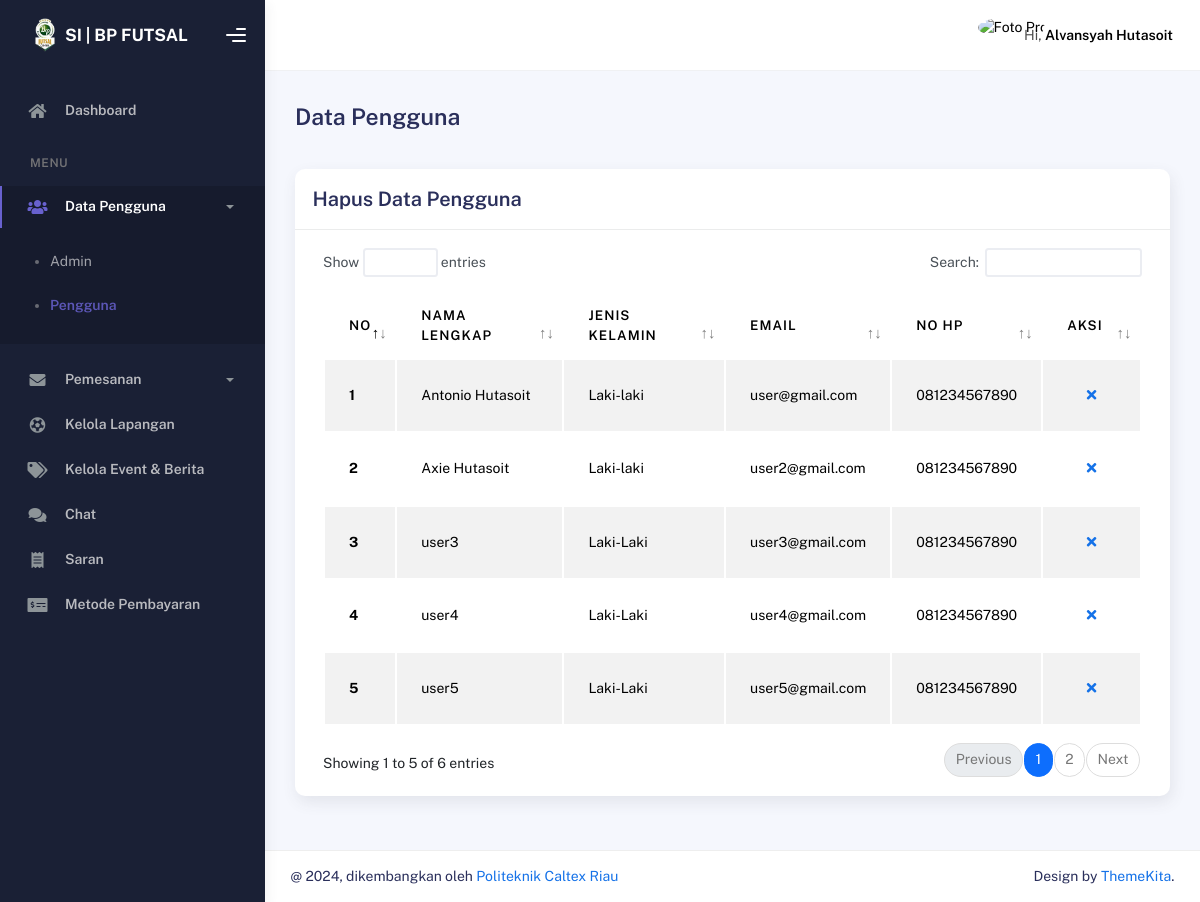
Page /admin/pengguna.php (signed in) on the committed database.
### tables this page shows
CREATE TABLE `user` (
  `id_user` int(11) NOT NULL,
  `email` varchar(50) NOT NULL,
  `password` varchar(32) NOT NULL,
  `no_handphone` varchar(20) NOT NULL,
  `jenis_kelamin` varchar(10) NOT NULL,
  `nama_lengkap` varchar(60) NOT NULL,
  `alamat` text NOT NULL,
  `foto` text NOT NULL
);

### functions.php (called while the page is built, shortened)
<?php
$conn = mysqli_connect("localhost", "root", "", "dbfutsal1");
function query($query)
{
  global $conn;
  $result = mysqli_query($conn, $query);
  $rows = [];
  while ($row = mysqli_fetch_assoc($result)) {
      $rows[] = $row;
  }
  return $rows;
}

### admin/pengguna.php (the view, shortened to what this page needs)
<?php
require "../functions.php";
$pengguna = query("SELECT * FROM user");
?>
<!DOCTYPE html>
<html lang="en">
<head>
    <link rel="stylesheet" href="assets/css/bootstrap.min.css" />
    <link rel="stylesheet" href="assets/css/plugins.min.css" />
    <link rel="stylesheet" href="assets/css/kaiadmin.min.css" />
    <link rel="stylesheet" href="assets/css/demo.css" />
</head>
<body>
    <div class="wrapper">
        <div class="sidebar" data-background-color="dark">
            <div class="sidebar-logo">
                <div class="logo-header" data-background-color="dark">
                    <a href="beranda.php" class="logo" style="color: #ffffff; font-weight:bold;">
                        <img src="../img/logo-bpfutsalcenter.png" alt="navbar brand" class="navbar-brand"
                            height="40" />
                        SI | BP FUTSAL
                    </a>
                    <div class="nav-toggle">
                        <button class="btn btn-toggle toggle-sidebar">
                            <i class="gg-menu-right"></i>
                        </button>
                    </div>
                </div>
            </div>
            <div class="sidebar-wrapper scrollbar scrollbar-inner">
                <div class="sidebar-content">
                    <ul class="nav nav-secondary">
                        <li class="nav-item">
                            <a href="beranda.php" class="collapsed" aria-expanded="false">
                                <i class="fas fa-home"></i>
                                <p>Dashboard</p>
                            </a>
                        </li>
                        <li class="nav-section">
                            <h4 class="text-section">MENU</h4>
                        </li>
                        <li class="nav-item active submenu">
                            <a data-bs-toggle="collapse" href="#pengguna">
                                <i class="fas fa-users"></i>
                                <p>Data Pengguna</p>
                                <span class="caret"></span>
                            </a>
                            <div class="collapse show" id="pengguna">
                                <ul class="nav nav-collapse">
                                    <li>
                                        <a href="admin.php">
                                            <span class="sub-item">Admin</span>
                                        </a>
                                    </li>
                                    <li class="active">
                                        <a href="pengguna.php">
                                            <span class="sub-item">Pengguna</span>
                                        </a>
                                    </li>
                                </ul>
                            </div>
                        </li>
                        <li class="nav-item">
                            <a data-bs-toggle="collapse" href="#pesan">
                                <i class="fas fa-envelope"></i>
                                <p>Pemesanan</p>
                                <span class="caret"></span>
                            </a>
                        </li>
                        <li class="nav-item">
                            <a href="lapangan.php">
                                <i class="fas fa-futbol"></i>
                                <p>Kelola Lapangan</p>
                            </a>
                        </li>
                        <li class="nav-item">
                            <a href="event.php">
                                <i class="fas fa-tags"></i>
                                <p>Kelola Event & Berita</p>
                            </a>
                        </li>
                        <li class="nav-item">
                            <a href="chat.php">
                                <i class="fas fa-comments"></i>
                                <p>Chat</p>
                            </a>
                        </li>
                        <li class="nav-item">
                            <a href="saran.php">
                                <i class="fas fa-receipt"></i>
                                <p>Saran</p>
                            </a>
                        </li>
                        <li class="nav-item">
                            <a href="metode.php">
                                <i class="fas fa-money-check-alt"></i>
                                <p>Metode Pembayaran</p>
                            </a>
                        </li>
                    </ul>
                </div>
            </div>
        </div>
        <div class="main-panel">
            <div class="main-header">
                <nav class="navbar navbar-header navbar-header-transparent navbar-expand-lg border-bottom">
                    <div class="container-fluid">
                        <ul class="navbar-nav topbar-nav ms-md-auto align-items-center">
                            <li class="nav-item topbar-user dropdown hidden-caret">
                                <a class="dropdown-toggle profile-pic" data-bs-toggle="dropdown" href="#"
                                    aria-expanded="false">
                                    <div class="avatar-sm">
                                        <img src="../img/<?= $_SESSION['foto']; ?>" alt="Foto Profil"
                                            class="avatar-img rounded-circle" />
                                    </div>
                                    <span class="profile-username">
                                        <span class="op-7">Hi,</span>
                                        <span class="fw-bold"><?= $_SESSION["nama"]; ?></span>
                                    </span>
                                </a>
                            </li>
                        </ul>
                    </div>
                </nav>
            </div>
            <div class="container">
                <div class="page-inner">
                    <div class="d-flex align-items-left align-items-md-center flex-column flex-md-row pt-2 pb-4">
                        <div>
                            <h3 class="fw-bold mb-3">Data Pengguna</h3>
                        </div>
                    </div>
                    <div class="row">
                        <div class="col-md-12">
                            <div class="card">
                                <div class="card-header">
                                    <div class="d-flex align-items-center">
                                        <h4 class="card-title">Hapus Data Pengguna</h4>
                                    </div>
                                </div>
                                <div class="card-body">
                                    <div class="table-responsive">
                                        <table id="add-row" class="display table table-striped table-hover">
                                            <thead>
                                                <tr>
                                                    <th>No</th>
                                                    <th>Nama Lengkap</th>
                                                    <th>Jenis Kelamin</th>
                                                    <th>Email</th>
                                                    <th>No Hp</th>
                                                    <th style="width: 10%">Aksi</th>
                                                </tr>
                                            </thead>
                                            <tbody>
                                                    <?php $i = 1; ?>
                                                    <?php foreach ($pengguna as $row) : ?>
                                                        <tr>
                                                        <th><?= $i++; ?></th>
                                                        <td><?= $row["nama_lengkap"]; ?></td>
                                                        <td><?= $row["jenis_kelamin"]; ?></td>
                                                        <td><?= $row["email"]; ?></td>
                                                        <td><?= $row["no_handphone"]; ?></td>
                                                        <td>
                                                            <div class="form-button-action">
                                                                <button type="button" title=""
                                                                    class="btn btn-link btn-danger">
                                                                    <a
                                                                        href="./controller/hapusPengguna.php?id=<?= $row["id_user"]; ?>"><i
                                                                            class="fa fa-times"></i></a>
                                                                </button>
                                                            </div>
                                                        </td>
                                                    </tr>
                                                <?php endforeach; ?>
                                            </tbody>
                                        </table>
                                    </div>
                                </div>
                            </div>
                        </div>
                    </div>
                </div>
                <footer class="footer">
                    <div class="container-fluid d-flex justify-content-between">
                        <div class="copyright">
                        @ 2024, dikembangkan oleh
                        <a href="https://pcr.ac.id/">Politeknik Caltex Riau</a>
                        </div>
                        <div>
                        Design by
                        <a target="_blank" href="https://www.themekita.com/demo-kaiadmin-lite-bootstrap-dashboard/livepreview/demo1/">ThemeKita</a>.
                        </div>
                    </div>
                </footer>
            </div>
        </div>
</body>
</html>

### rows in the picture
user: nama_lengkap "Antonio Hutasoit", jenis_kelamin "Laki-laki", email "user@gmail.com", no_handphone "081234567890"
user: nama_lengkap "Axie Hutasoit", jenis_kelamin "Laki-laki", email "user2@gmail.com", no_handphone "081234567890"
user: nama_lengkap "user3", jenis_kelamin "Laki-Laki", email "user3@gmail.com", no_handphone "081234567890"
user: nama_lengkap "user4", jenis_kelamin "Laki-Laki", email "user4@gmail.com", no_handphone "081234567890"
user: nama_lengkap "user5", jenis_kelamin "Laki-Laki", email "user5@gmail.com", no_handphone "081234567890"

### other values in the picture
$_SESSION["nama"] "Alvansyah Hutasoit"
